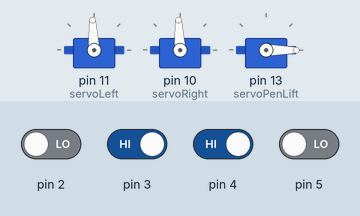
Recording of a sketch running on a simulated Arduino Uno, built with avr-gcc and run on an emulated ATmega328P. On the bench: 3 × servo. Inputs (shaded band) come from the test bench; at power-on: pin 3, pin 4 HIGH, pin 2, pin 5 LOW.

Above: at 2.2 s.
2.3 s: pin 3 driven LOW
At 3.4 s:
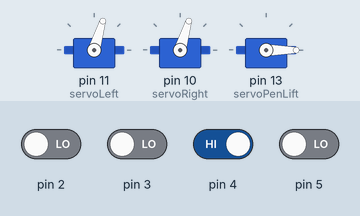
6.4 s: pin 5 driven HIGH
At 8.6 s:
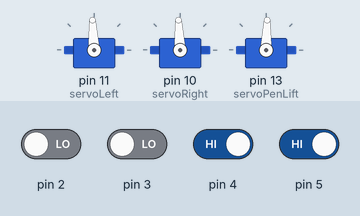
9.1 s: pin 5 driven LOW
At 9.9 s:
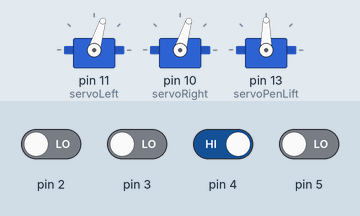
13.2 s: pin 2 driven HIGH
At 14.9 s:
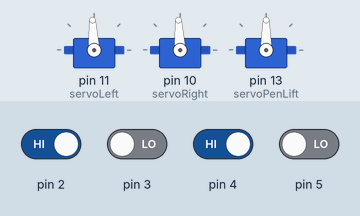
15.6 s: pin 4 driven LOW
At 16.9 s:
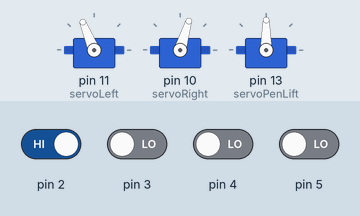
19.7 s: pin 4 driven HIGH
At 20.6 s:
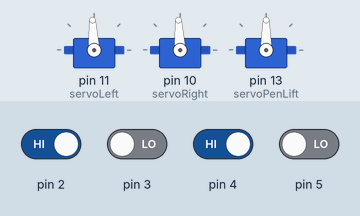
Timing chart, 0 to 22.2 s (numbered marks = the images above; inputs shaded):
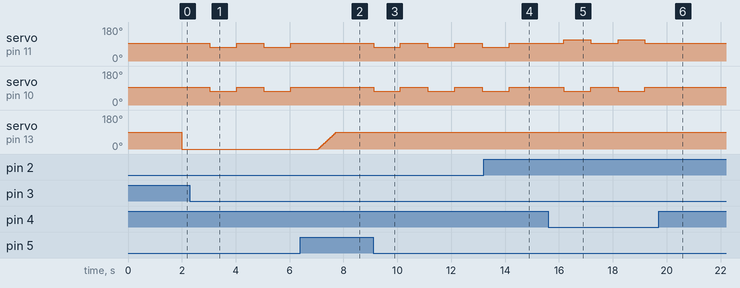

The sketch:

finalproj.ino
```cpp
#include <Servo.h>
Servo servoRight;
Servo servoLeft;
Servo servoPenLift;

void setup() {
 servoLeft.attach(11);
 servoRight.attach(10);
 servoPenLift.attach(13);
 pinMode(2,INPUT);
 pinMode(4,INPUT);
 pinMode(3,INPUT);
 pinMode(5,INPUT);

 servoLeft.writeMicroseconds(1500);
 servoRight.writeMicroseconds(1500);
 delay(1000);
}

boolean up = true;
boolean runProgram=true;
int myposition;
void continueProgram(int p){
  while (digitalRead(p)==HIGH){
    runProgram = false;
  }
  runProgram = true;
}

void loop() {
  if ((digitalRead(2)==HIGH)&&(digitalRead(3)==LOW)&&(digitalRead(4)==LOW)&&(runProgram == true)){ //front one
    servoLeft.writeMicroseconds(1700);
    servoRight.writeMicroseconds(1300);
    delay(1000);
    //continueProgram(2);
  }
 if ((digitalRead(4)==HIGH)&&(digitalRead(3)==LOW)&&(digitalRead(2)==LOW)&&(runProgram == true)){//left
   servoLeft.writeMicroseconds(1300);
   servoRight.writeMicroseconds(1300);
   delay(1000);
   //continueProgram(4);
 }
  if ((digitalRead(3)==HIGH)&&(digitalRead(4)==LOW)&&(digitalRead(2)==LOW)&&(runProgram == true)){//right
    servoLeft.writeMicroseconds(1700);
    servoRight.writeMicroseconds(1700);
    delay(1000);
   // continueProgram(3);
  }


    servoLeft.writeMicroseconds(1500);
    servoRight.writeMicroseconds(1500);
    delay(1000);

 if ((digitalRead(5)==HIGH)&&(up==true)&&(runProgram==true)){
    for (myposition=0; myposition < 90; myposition+=2){
      servoPenLift.write(myposition);
      delay(15);
    }
    continueProgram(5);
    up=false;
    myposition=90;
    }
   else if ((digitalRead(5)==HIGH)&&(up==false)&&(runProgram==true)){
    for (myposition=90; myposition> 0; myposition-=2){
      servoPenLift.write(myposition);
      delay(15);
      }
      continueProgram(5);
      up=true;
      myposition=0;

    }
    servoPenLift.write(myposition);
    delay(15);
  }
```

Measured:
- after the input at 2.3 s, servo on pin 11 (servoLeft), servo on pin 10 (servoRight): alternates 93° for 1.0 s and 73° for 1.0 s, starting after 0.73 s
- after the input at 6.4 s, servo on pin 11 (servoLeft), servo on pin 10 (servoRight): stays 93° (without the input it goes to 73° after 0.66 s); servo on pin 13 (servoPenLift): moves from 0° to 88° over 0.65 s, starting after 0.66 s
- after the input at 9.1 s, servo on pin 11 (servoLeft), servo on pin 10 (servoRight): alternates 93° for 1.0 s and 73° for 1.0 s, starting at once; servo on pin 13 (servoPenLift): 88° → 90° at once
- after the input at 13.2 s, servo on pin 11 (servoLeft), servo on pin 10 (servoRight): goes on until 14.1 s, then stays 93°
- after the input at 15.6 s, servo on pin 11 (servoLeft): alternates 112° for 1.0 s and 93° for 1.0 s, starting after 0.58 s; servo on pin 10 (servoRight): alternates 93° for 1.0 s and 73° for 1.0 s, starting after 0.58 s
- after the input at 19.7 s, servo on pin 11 (servoLeft): stays 93° (without the input it goes to 112° after 0.51 s); servo on pin 10 (servoRight): stays 93° (without the input it goes to 73° after 0.51 s)
